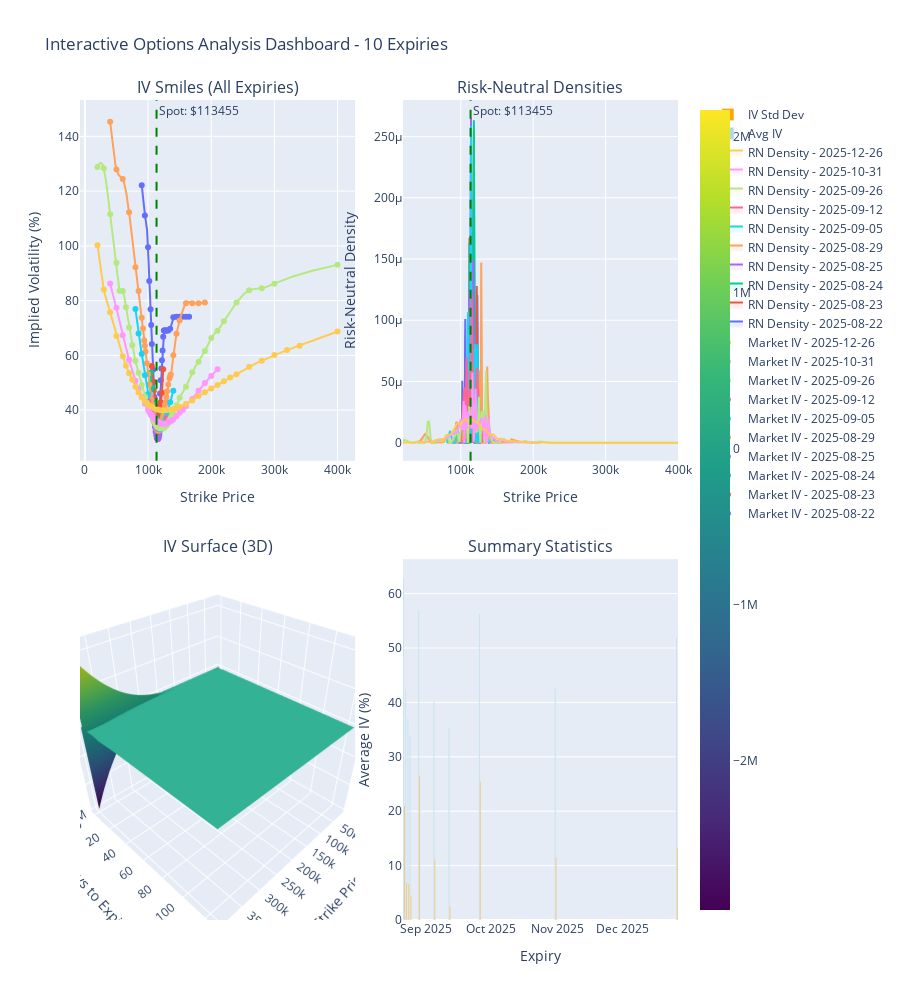
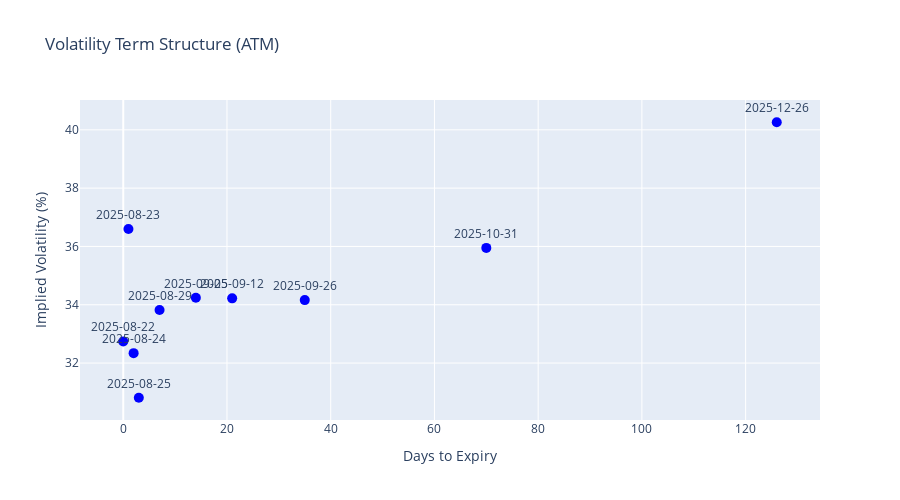

Write notebook code for charts like these, in order.
### Markdown cell above
# Options Risk-Neutral Density Analysis

This notebook implements the **Breeden-Litzenberger** methodology to extract risk-neutral probability distributions from options market data.

## Key Components:

1. **Data Collection**: Fetches options data from Deribit API
   - Gets implied volatilities for different strikes
   - Focuses on call options for a specific expiry

2. **Breeden-Litzenberger Algorithm**:
   - Interpolates the implied volatility smile
   - Converts IV to Black-Scholes call prices
   - Computes the second derivative of call prices with respect to strike
   - This gives the risk-neutral probability density

3. **Visualizations**:
   - IV smile plot showing market volatilities vs strikes
   - Risk-neutral density distribution
   - 3D visualization of the density surface

## Mathematical Foundation:
The Breeden-Litzenberger formula states that:
```
f(K) = e^(rT) * ∂²C/∂K²
```
Where:
- f(K) is the risk-neutral density at strike K
- C is the call option price
- r is the risk-free rate
- T is time to expiry

## Applications:
- Market sentiment analysis
- Tail risk assessment
- Model validation
- Volatility surface construction

### Code cell
# Interactive Plotly Dashboard
import plotly.graph_objects as go
from plotly.subplots import make_subplots
import plotly.express as px
from plotly.offline import init_notebook_mode
init_notebook_mode(connected=True)

def create_interactive_dashboard(results):
    """Create interactive Plotly dashboard for options analysis"""
    
    if not results:
        print("No analysis results available. Please run the main analysis first.")
        return
    
    print(f"Creating interactive dashboard with {len(results)} expiries...")
    
    # Create subplot with secondary y-axis
    fig = make_subplots(
        rows=2, cols=2,
        subplot_titles=('IV Smiles (All Expiries)', 'Risk-Neutral Densities', 
                       'IV Surface (3D)', 'Summary Statistics'),
        specs=[[{'type': 'scatter'}, {'type': 'scatter'}],
               [{'type': 'surface'}, {'type': 'bar'}]],
        vertical_spacing=0.12,
        horizontal_spacing=0.08
    )
    
    # Color palette for different expiries
    colors = px.colors.qualitative.Plotly
    
    # 1. IV Smiles for all expiries
    for i, result in enumerate(results):
        color = colors[i % len(colors)]
        
        # Market IV points
        fig.add_trace(
            go.Scatter(
                x=result['strikes'],
                y=result['ivs']*100,
                mode='markers',
                name=f"Market IV - {result['expiry_str'][:10]}",
                marker=dict(color=color, size=6),
                showlegend=True,
                hovertemplate=f"Expiry: {result['expiry_str']}<br>" +
                            "Strike: %{x:.0f}<br>" +
                            "IV: %{y:.1f}%<extra></extra>"
            ),
            row=1, col=1
        )
        
        # Interpolated IV curve
        iv_interp = CubicSpline(result['strikes'], result['ivs'], bc_type='natural')(result['K_dense'])
        fig.add_trace(
            go.Scatter(
                x=result['K_dense'],
                y=iv_interp*100,
                mode='lines',
                name=f"IV Curve - {result['expiry_str'][:10]}",
                line=dict(color=color, width=2),
                showlegend=False,
                hovertemplate=f"Expiry: {result['expiry_str']}<br>" +
                            "Strike: %{x:.0f}<br>" +
                            "IV: %{y:.1f}%<extra></extra>"
            ),
            row=1, col=1
        )
    
    # Add spot price line to IV plot
    if results:
        spot = results[0]['spot']
        fig.add_vline(x=spot, line_dash="dash", line_color="green", 
                     annotation_text=f"Spot: ${spot:.0f}", row=1, col=1)
    
    # 2. Risk-Neutral Densities
    for i, result in enumerate(results):
        color = colors[i % len(colors)]
        
        fig.add_trace(
            go.Scatter(
                x=result['K_dense'],
                y=result['rn_density'],
                mode='lines',
                name=f"RN Density - {result['expiry_str'][:10]}",
                line=dict(color=color, width=2),
                fill='tonexty' if i > 0 else 'tozeroy',
                fillcolor=f"rgba{tuple(list(px.colors.hex_to_rgb(color)) + [0.1])}",
                hovertemplate=f"Expiry: {result['expiry_str']}<br>" +
                            "Strike: %{x:.0f}<br>" +
                            "Density: %{y:.6f}<extra></extra>"
            ),
            row=1, col=2
        )
    
    # Add spot price line to density plot
    if results:
        fig.add_vline(x=spot, line_dash="dash", line_color="green", 
                     annotation_text=f"Spot: ${spot:.0f}", row=1, col=2)
    
    # 3. IV Surface (3D)
    if len(results) >= 2:
        # Prepare data for 3D surface
        expiry_days = []
        strike_grid = []
        iv_grid = []
        
        # Get common strike range
        min_strike = min([r['strikes'].min() for r in results])
        max_strike = max([r['strikes'].max() for r in results])
        common_strikes = np.linspace(min_strike, max_strike, 50)
        
        for result in results:
            # Calculate days to expiry (simplified)
            expiry_day = (result['expiry'] - results[0]['expiry']) / (1000 * 60 * 60 * 24)
            expiry_days.append(expiry_day)
            
            # Interpolate IV for common strikes
            iv_spline = CubicSpline(result['strikes'], result['ivs'], bc_type='natural')
            iv_values = iv_spline(common_strikes) * 100
            
            strike_grid.append(common_strikes)
            iv_grid.append(iv_values)
        
        # Convert to meshgrid format
        X, Y = np.meshgrid(common_strikes, expiry_days)
        Z = np.array(iv_grid)
        
        fig.add_trace(
            go.Surface(
                x=X,
                y=Y,
                z=Z,
                colorscale='Viridis',
                name='IV Surface',
                hovertemplate="Strike: %{x:.0f}<br>" +
                            "Days to Expiry: %{y:.1f}<br>" +
                            "IV: %{z:.1f}%<extra></extra>"
            ),
            row=2, col=1
        )
    
    # 4. Summary Statistics
    expiry_labels = [r['expiry_str'][:10] for r in results]
    avg_ivs = [r['ivs'].mean() * 100 for r in results]
    iv_ranges = [r['ivs'].std() * 100 for r in results]
    
    fig.add_trace(
        go.Bar(
            x=expiry_labels,
            y=avg_ivs,
            name='Avg IV',
            marker_color='lightblue',
            hovertemplate="Expiry: %{x}<br>" +
                        "Avg IV: %{y:.1f}%<extra></extra>"
        ),
        row=2, col=2
    )
    
    fig.add_trace(
        go.Bar(
            x=expiry_labels,
            y=iv_ranges,
            name='IV Std Dev',
            marker_color='orange',
            yaxis='y2',
            hovertemplate="Expiry: %{x}<br>" +
                        "IV Std: %{y:.1f}%<extra></extra>"
        ),
        row=2, col=2
    )
    
    # Update layout
    fig.update_layout(
        height=1000,
        title_text=f"Interactive Options Analysis Dashboard - {len(results)} Expiries",
        showlegend=True,
        legend=dict(x=1.05, y=1),
        font=dict(size=12)
    )
    
    # Update subplot titles and axes
    fig.update_xaxes(title_text="Strike Price", row=1, col=1)
    fig.update_yaxes(title_text="Implied Volatility (%)", row=1, col=1)
    
    fig.update_xaxes(title_text="Strike Price", row=1, col=2)
    fig.update_yaxes(title_text="Risk-Neutral Density", row=1, col=2)
    
    if len(results) >= 2:
        fig.update_layout(scene=dict(
            xaxis_title="Strike Price",
            yaxis_title="Days to Expiry",
            zaxis_title="Implied Volatility (%)"
        ))
    
    fig.update_xaxes(title_text="Expiry", row=2, col=2)
    fig.update_yaxes(title_text="Average IV (%)", row=2, col=2)
    
    return fig

# Create and display dashboard
if 'analysis_results' in globals():
    dashboard = create_interactive_dashboard(analysis_results)
    dashboard.show()
    
    # Additional analysis: Create volatility term structure
    print("\n📊 Creating Volatility Term Structure...")
    
    fig_term = go.Figure()
    
    for result in analysis_results:
        # Calculate ATM IV (closest to spot)
        spot = result['spot']
        atm_idx = np.argmin(np.abs(result['strikes'] - spot))
        atm_iv = result['ivs'][atm_idx] * 100
        
        # Calculate days to expiry
        days_to_expiry = (result['expiry'] - analysis_results[0]['expiry']) / (1000 * 60 * 60 * 24)
        
        fig_term.add_trace(go.Scatter(
            x=[days_to_expiry],
            y=[atm_iv],
            mode='markers+text',
            marker=dict(size=10, color='blue'),
            text=[result['expiry_str'][:10]],
            textposition='top center',
            name=f"ATM IV - {result['expiry_str'][:10]}",
            hovertemplate=f"Expiry: {result['expiry_str']}<br>" +
                        f"Days to Expiry: {days_to_expiry:.1f}<br>" +
                        f"ATM IV: {atm_iv:.1f}%<extra></extra>"
        ))
    
    fig_term.update_layout(
        title="Volatility Term Structure (ATM)",
        xaxis_title="Days to Expiry",
        yaxis_title="Implied Volatility (%)",
        height=500,
        showlegend=False
    )
    
    fig_term.show()
    
else:
    print("⚠️ No analysis results found. Please run the main analysis cell first.")

### Figure 1 — Plotly figure (JSON) as saved in the notebook; plotly's stock layout.template omitted (floating-point values rounded to 4 significant figures; data arrays with more than 128 entries replaced by an {"elided": "..."} marker saying what was removed)
{"data": [{"hovertemplate": "Expiry: 2025-08-22 10:00:00<br>Strike: %{x:.0f}<br>IV: %{y:.1f}%<extra></extra>", "marker": {"color": "#636EFA", "size": 6}, "mode": "markers", "name": "Market IV - 2025-08-22", "showlegend": true, "type": "scatter", "x": [90000.0, 95000.0, 100000.0, 102000.0, 104000.0, 105000.0, 106000.0, 108000.0, 109000.0, 110000.0, 111000.0, 112000.0, 113000.0, 114000.0, 115000.0, 116000.0, 117000.0, 118000.0, 119000.0, 120000.0, 121000.0, 122000.0, 123000.0, 124000.0, 125000.0, 126000.0, 127000.0, 128000.0, 129000.0, 130000.0, 132000.0, 135000.0, 140000.0, 145000.0, 150000.0, 155000.0, 160000.0, 165000.0], "xaxis": "x", "y": [122.1, 111.1, 99.48, 87.18, 76.88, 71.08, 64.13, 54.8, 50.28, 44.9, 40.25, 36.33, 32.74, 29.89, 29.94, 31.5, 35.49, 39.55, 46.04, 50.91, 55.2, 58.22, 61.8, 66.85, 69.05, 69.05, 69.05, 69.05, 69.05, 69.05, 69.05, 69.73, 73.91, 74.14, 74.14, 74.14, 74.14, 74.14], "yaxis": "y"}, {"hovertemplate": "Expiry: 2025-08-22 10:00:00<br>Strike: %{x:.0f}<br>IV: %{y:.1f}%<extra></extra>", "line": {"color": "#636EFA", "width": 2}, "mode": "lines", "name": "IV Curve - 2025-08-22", "showlegend": false, "type": "scatter", "x": {"elided": "200 float values"}, "xaxis": "x", "y": {"elided": "200 float values"}, "yaxis": "y"}, {"hovertemplate": "Expiry: 2025-08-23 10:00:00<br>Strike: %{x:.0f}<br>IV: %{y:.1f}%<extra></extra>", "marker": {"color": "#EF553B", "size": 6}, "mode": "markers", "name": "Market IV - 2025-08-23", "showlegend": true, "type": "scatter", "x": [106000.0, 108000.0, 109000.0, 110000.0, 111000.0, 112000.0, 113000.0, 114000.0, 115000.0, 116000.0, 117000.0, 118000.0, 119000.0, 120000.0, 122000.0, 124000.0], "xaxis": "x", "y": [56.14, 50.46, 47.12, 44.18, 41.17, 38.29, 36.6, 34.83, 34.66, 34.76, 36.09, 38.18, 41.75, 42.87, 46.36, 54.92], "yaxis": "y"}, {"hovertemplate": "Expiry: 2025-08-23 10:00:00<br>Strike: %{x:.0f}<br>IV: %{y:.1f}%<extra></extra>", "line": {"color": "#EF553B", "width": 2}, "mode": "lines", "name": "IV Curve - 2025-08-23", "showlegend": false, "type": "scatter", "x": {"elided": "200 float values"}, "xaxis": "x", "y": {"elided": "200 float values"}, "yaxis": "y"}, {"hovertemplate": "Expiry: 2025-08-24 10:00:00<br>Strike: %{x:.0f}<br>IV: %{y:.1f}%<extra></extra>", "marker": {"color": "#00CC96", "size": 6}, "mode": "markers", "name": "Market IV - 2025-08-24", "showlegend": true, "type": "scatter", "x": [104000.0, 106000.0, 108000.0, 109000.0, 110000.0, 111000.0, 112000.0, 113000.0, 114000.0, 115000.0, 116000.0, 117000.0, 118000.0, 120000.0, 122000.0], "xaxis": "x", "y": [53.62, 48.17, 42.67, 40.06, 37.68, 35.58, 33.67, 32.34, 31.2, 30.96, 30.88, 30.92, 31.93, 36.65, 39.19], "yaxis": "y"}, {"hovertemplate": "Expiry: 2025-08-24 10:00:00<br>Strike: %{x:.0f}<br>IV: %{y:.1f}%<extra></extra>", "line": {"color": "#00CC96", "width": 2}, "mode": "lines", "name": "IV Curve - 2025-08-24", "showlegend": false, "type": "scatter", "x": {"elided": "200 float values"}, "xaxis": "x", "y": {"elided": "200 float values"}, "yaxis": "y"}, {"hovertemplate": "Expiry: 2025-08-25 10:00:00<br>Strike: %{x:.0f}<br>IV: %{y:.1f}%<extra></extra>", "marker": {"color": "#AB63FA", "size": 6}, "mode": "markers", "name": "Market IV - 2025-08-25", "showlegend": true, "type": "scatter", "x": [106000.0, 108000.0, 109000.0, 110000.0, 111000.0, 112000.0, 113000.0, 114000.0, 115000.0, 116000.0, 117000.0, 118000.0, 120000.0, 122000.0], "xaxis": "x", "y": [44.94, 40.11, 37.96, 35.85, 33.82, 32.11, 30.81, 29.73, 29.46, 29.46, 29.94, 30.99, 33.74, 36.88], "yaxis": "y"}, {"hovertemplate": "Expiry: 2025-08-25 10:00:00<br>Strike: %{x:.0f}<br>IV: %{y:.1f}%<extra></extra>", "line": {"color": "#AB63FA", "width": 2}, "mode": "lines", "name": "IV Curve - 2025-08-25", "showlegend": false, "type": "scatter", "x": {"elided": "200 float values"}, "xaxis": "x", "y": {"elided": "200 float values"}, "yaxis": "y"}, {"hovertemplate": "Expiry: 2025-08-29 10:00:00<br>Strike: %{x:.0f}<br>IV: %{y:.1f}%<extra></extra>", "marker": {"color": "#FFA15A", "size": 6}, "mode": "markers", "name": "Market IV - 2025-08-29", "showlegend": true, "type": "scatter", "x": [40000.0, 50000.0, 60000.0, 70000.0, 80000.0, 85000.0, 90000.0, 92000.0, 94000.0, 95000.0, 96000.0, 98000.0, 100000.0, 102000.0, 104000.0, 105000.0, 106000.0, 108000.0, 110000.0, 111000.0, 112000.0, 113000.0, 114000.0, 115000.0, 116000.0, 117000.0, 118000.0, 119000.0, 120000.0, 121000.0, 122000.0, 123000.0, 124000.0, 125000.0, 126000.0, 127000.0, 128000.0, 129000.0, 130000.0, 132000.0, 134000.0, 135000.0, 136000.0, 140000.0, 145000.0, 150000.0, 160000.0, 170000.0, 180000.0, 190000.0], "xaxis": "x", "y": [145.3, 127.9, 124.4, 112.3, 92.2, 83.55, 73.77, 69.8, 65.43, 63.48, 61.39, 57.17, 53.19, 49.34, 45.8, 44.0, 42.27, 39.24, 36.55, 35.64, 34.57, 33.82, 33.06, 32.58, 32.57, 32.58, 32.62, 32.94, 33.76, 34.82, 36.02, 36.75, 37.76, 39.14, 40.57, 42.08, 42.96, 44.8, 46.93, 49.4, 51.66, 52.47, 53.02, 60.01, 67.95, 72.77, 79.09, 79.09, 79.09, 79.33], "yaxis": "y"}, {"hovertemplate": "Expiry: 2025-08-29 10:00:00<br>Strike: %{x:.0f}<br>IV: %{y:.1f}%<extra></extra>", "line": {"color": "#FFA15A", "width": 2}, "mode": "lines", "name": "IV Curve - 2025-08-29", "showlegend": false, "type": "scatter", "x": {"elided": "200 float values"}, "xaxis": "x", "y": {"elided": "200 float values"}, "yaxis": "y"}, {"hovertemplate": "Expiry: 2025-09-05 10:00:00<br>Strike: %{x:.0f}<br>IV: %{y:.1f}%<extra></extra>", "marker": {"color": "#19D3F3", "size": 6}, "mode": "markers", "name": "Market IV - 2025-09-05", "showlegend": true, "type": "scatter", "x": [80000.0, 85000.0, 90000.0, 95000.0, 100000.0, 105000.0, 108000.0, 110000.0, 111000.0, 112000.0, 113000.0, 114000.0, 115000.0, 116000.0, 117000.0, 118000.0, 119000.0, 120000.0, 121000.0, 122000.0, 123000.0, 124000.0, 125000.0, 126000.0, 128000.0, 130000.0, 135000.0, 140000.0], "xaxis": "x", "y": [76.95, 68.01, 60.53, 52.77, 45.89, 40.25, 37.67, 35.83, 35.37, 34.81, 34.24, 33.4, 33.29, 33.13, 33.15, 33.22, 33.02, 33.04, 33.28, 33.29, 33.54, 34.13, 34.78, 35.51, 36.91, 38.51, 42.87, 47.09], "yaxis": "y"}, {"hovertemplate": "Expiry: 2025-09-05 10:00:00<br>Strike: %{x:.0f}<br>IV: %{y:.1f}%<extra></extra>", "line": {"color": "#19D3F3", "width": 2}, "mode": "lines", "name": "IV Curve - 2025-09-05", "showlegend": false, "type": "scatter", "x": {"elided": "200 float values"}, "xaxis": "x", "y": {"elided": "200 float values"}, "yaxis": "y"}, {"hovertemplate": "Expiry: 2025-09-12 10:00:00<br>Strike: %{x:.0f}<br>IV: %{y:.1f}%<extra></extra>", "marker": {"color": "#FF6692", "size": 6}, "mode": "markers", "name": "Market IV - 2025-09-12", "showlegend": true, "type": "scatter", "x": [100000.0, 105000.0, 106000.0, 108000.0, 110000.0, 111000.0, 112000.0, 113000.0, 114000.0, 115000.0, 116000.0, 117000.0, 118000.0, 120000.0, 122000.0, 125000.0, 130000.0], "xaxis": "x", "y": [43.18, 38.84, 38.17, 36.78, 35.77, 35.27, 34.71, 34.22, 33.82, 33.47, 33.35, 33.37, 33.36, 33.38, 33.49, 34.43, 37.04], "yaxis": "y"}, {"hovertemplate": "Expiry: 2025-09-12 10:00:00<br>Strike: %{x:.0f}<br>IV: %{y:.1f}%<extra></extra>", "line": {"color": "#FF6692", "width": 2}, "mode": "lines", "name": "IV Curve - 2025-09-12", "showlegend": false, "type": "scatter", "x": {"elided": "200 float values"}, "xaxis": "x", "y": {"elided": "200 float values"}, "yaxis": "y"}, {"hovertemplate": "Expiry: 2025-09-26 10:00:00<br>Strike: %{x:.0f}<br>IV: %{y:.1f}%<extra></extra>", "marker": {"color": "#B6E880", "size": 6}, "mode": "markers", "name": "Market IV - 2025-09-26", "showlegend": true, "type": "scatter", "x": [20000.0, 30000.0, 40000.0, 50000.0, 55000.0, 60000.0, 65000.0, 70000.0, 75000.0, 80000.0, 85000.0, 90000.0, 95000.0, 98000.0, 100000.0, 105000.0, 108000.0, 110000.0, 112000.0, 114000.0, 115000.0, 116000.0, 118000.0, 120000.0, 122000.0, 124000.0, 125000.0, 126000.0, 128000.0, 130000.0, 132000.0, 134000.0, 135000.0, 136000.0, 138000.0, 140000.0, 145000.0, 150000.0, 160000.0, 170000.0, 180000.0, 190000.0, 200000.0, 210000.0, 220000.0, 240000.0, 260000.0, 280000.0, 300000.0, 400000.0], "xaxis": "x", "y": [128.8, 128.3, 111.5, 93.82, 83.6, 83.48, 77.55, 70.18, 63.66, 58.01, 53.69, 49.15, 44.88, 42.74, 41.25, 38.16, 36.64, 35.78, 34.84, 34.16, 33.85, 33.72, 33.36, 33.37, 33.37, 33.39, 33.44, 33.68, 34.09, 34.56, 35.6, 36.27, 36.54, 37.29, 38.12, 38.9, 41.81, 44.5, 48.55, 53.84, 57.72, 61.6, 66.32, 68.98, 72.44, 79.3, 83.79, 84.53, 86.21, 93.07], "yaxis": "y"}, {"hovertemplate": "Expiry: 2025-09-26 10:00:00<br>Strike: %{x:.0f}<br>IV: %{y:.1f}%<extra></extra>", "line": {"color": "#B6E880", "width": 2}, "mode": "lines", "name": "IV Curve - 2025-09-26", "showlegend": false, "type": "scatter", "x": {"elided": "200 float values"}, "xaxis": "x", "y": {"elided": "200 float values"}, "yaxis": "y"}, {"hovertemplate": "Expiry: 2025-10-31 09:00:00<br>Strike: %{x:.0f}<br>IV: %{y:.1f}%<extra></extra>", "marker": {"color": "#FF97FF", "size": 6}, "mode": "markers", "name": "Market IV - 2025-10-31", "showlegend": true, "type": "scatter", "x": [40000.0, 50000.0, 60000.0, 70000.0, 80000.0, 85000.0, 90000.0, 95000.0, 100000.0, 102000.0, 104000.0, 105000.0, 106000.0, 108000.0, 110000.0, 112000.0, 114000.0, 115000.0, 116000.0, 118000.0, 120000.0, 122000.0, 124000.0, 126000.0, 128000.0, 130000.0, 132000.0, 134000.0, 135000.0, 136000.0, 138000.0, 140000.0, 145000.0, 150000.0, 155000.0, 160000.0, 170000.0, 180000.0, 190000.0, 200000.0, 210000.0], "xaxis": "x", "y": [86.22, 77.43, 67.34, 58.34, 50.76, 47.59, 44.86, 42.38, 40.07, 39.31, 38.57, 38.27, 37.93, 37.38, 36.83, 36.36, 35.95, 35.73, 35.5, 35.29, 35.02, 35.02, 35.03, 35.03, 35.05, 35.2, 35.48, 35.75, 35.95, 36.09, 36.22, 36.57, 37.79, 39.03, 40.09, 41.4, 44.11, 47.13, 49.93, 52.51, 54.96], "yaxis": "y"}, {"hovertemplate": "Expiry: 2025-10-31 09:00:00<br>Strike: %{x:.0f}<br>IV: %{y:.1f}%<extra></extra>", "line": {"color": "#FF97FF", "width": 2}, "mode": "lines", "name": "IV Curve - 2025-10-31", "showlegend": false, "type": "scatter", "x": {"elided": "200 float values"}, "xaxis": "x", "y": {"elided": "200 float values"}, "yaxis": "y"}, {"hovertemplate": "Expiry: 2025-12-26 09:00:00<br>Strike: %{x:.0f}<br>IV: %{y:.1f}%<extra></extra>", "marker": {"color": "#FECB52", "size": 6}, "mode": "markers", "name": "Market IV - 2025-12-26", "showlegend": true, "type": "scatter", "x": [20000.0, 30000.0, 40000.0, 50000.0, 60000.0, 65000.0, 70000.0, 75000.0, 80000.0, 85000.0, 90000.0, 95000.0, 100000.0, 105000.0, 110000.0, 115000.0, 120000.0, 125000.0, 130000.0, 135000.0, 140000.0, 145000.0, 150000.0, 160000.0, 170000.0, 180000.0, 190000.0, 200000.0, 210000.0, 220000.0, 230000.0, 240000.0, 260000.0, 280000.0, 300000.0, 320000.0, 340000.0, 400000.0], "xaxis": "x", "y": [100.2, 84.03, 75.77, 67.07, 59.66, 56.22, 53.48, 51.13, 48.59, 46.48, 44.59, 43.09, 42.1, 41.29, 40.72, 40.26, 39.98, 39.91, 40.01, 40.16, 40.42, 40.7, 41.2, 42.29, 43.48, 45.15, 46.58, 47.91, 49.2, 50.58, 51.91, 53.12, 55.86, 58.07, 60.17, 61.94, 63.55, 68.72], "yaxis": "y"}, {"hovertemplate": "Expiry: 2025-12-26 09:00:00<br>Strike: %{x:.0f}<br>IV: %{y:.1f}%<extra></extra>", "line": {"color": "#FECB52", "width": 2}, "mode": "lines", "name": "IV Curve - 2025-12-26", "showlegend": false, "type": "scatter", "x": {"elided": "200 float values"}, "xaxis": "x", "y": {"elided": "200 float values"}, "yaxis": "y"}, {"fill": "tozeroy", "fillcolor": "rgba(99, 110, 250, 0.1)", "hovertemplate": "Expiry: 2025-08-22 10:00:00<br>Strike: %{x:.0f}<br>Density: %{y:.6f}<extra></extra>", "line": {"color": "#636EFA", "width": 2}, "mode": "lines", "name": "RN Density - 2025-08-22", "type": "scatter", "x": {"elided": "200 float values"}, "xaxis": "x2", "y": {"elided": "200 float values"}, "yaxis": "y2"}, {"fill": "tonexty", "fillcolor": "rgba(239, 85, 59, 0.1)", "hovertemplate": "Expiry: 2025-08-23 10:00:00<br>Strike: %{x:.0f}<br>Density: %{y:.6f}<extra></extra>", "line": {"color": "#EF553B", "width": 2}, "mode": "lines", "name": "RN Density - 2025-08-23", "type": "scatter", "x": {"elided": "200 float values"}, "xaxis": "x2", "y": {"elided": "200 float values"}, "yaxis": "y2"}, {"fill": "tonexty", "fillcolor": "rgba(0, 204, 150, 0.1)", "hovertemplate": "Expiry: 2025-08-24 10:00:00<br>Strike: %{x:.0f}<br>Density: %{y:.6f}<extra></extra>", "line": {"color": "#00CC96", "width": 2}, "mode": "lines", "name": "RN Density - 2025-08-24", "type": "scatter", "x": {"elided": "200 float values"}, "xaxis": "x2", "y": {"elided": "200 float values"}, "yaxis": "y2"}, {"fill": "tonexty", "fillcolor": "rgba(171, 99, 250, 0.1)", "hovertemplate": "Expiry: 2025-08-25 10:00:00<br>Strike: %{x:.0f}<br>Density: %{y:.6f}<extra></extra>", "line": {"color": "#AB63FA", "width": 2}, "mode": "lines", "name": "RN Density - 2025-08-25", "type": "scatter", "x": {"elided": "200 float values"}, "xaxis": "x2", "y": {"elided": "200 float values"}, "yaxis": "y2"}, {"fill": "tonexty", "fillcolor": "rgba(255, 161, 90, 0.1)", "hovertemplate": "Expiry: 2025-08-29 10:00:00<br>Strike: %{x:.0f}<br>Density: %{y:.6f}<extra></extra>", "line": {"color": "#FFA15A", "width": 2}, "mode": "lines", "name": "RN Density - 2025-08-29", "type": "scatter", "x": {"elided": "200 float values"}, "xaxis": "x2", "y": {"elided": "200 float values"}, "yaxis": "y2"}, {"fill": "tonexty", "fillcolor": "rgba(25, 211, 243, 0.1)", "hovertemplate": "Expiry: 2025-09-05 10:00:00<br>Strike: %{x:.0f}<br>Density: %{y:.6f}<extra></extra>", "line": {"color": "#19D3F3", "width": 2}, "mode": "lines", "name": "RN Density - 2025-09-05", "type": "scatter", "x": {"elided": "200 float values"}, "xaxis": "x2", "y": {"elided": "200 float values"}, "yaxis": "y2"}, {"fill": "tonexty", "fillcolor": "rgba(255, 102, 146, 0.1)", "hovertemplate": "Expiry: 2025-09-12 10:00:00<br>Strike: %{x:.0f}<br>Density: %{y:.6f}<extra></extra>", "line": {"color": "#FF6692", "width": 2}, "mode": "lines", "name": "RN Density - 2025-09-12", "type": "scatter", "x": {"elided": "200 float values"}, "xaxis": "x2", "y": {"elided": "200 float values"}, "yaxis": "y2"}, {"fill": "tonexty", "fillcolor": "rgba(182, 232, 128, 0.1)", "hovertemplate": "Expiry: 2025-09-26 10:00:00<br>Strike: %{x:.0f}<br>Density: %{y:.6f}<extra></extra>", "line": {"color": "#B6E880", "width": 2}, "mode": "lines", "name": "RN Density - 2025-09-26", "type": "scatter", "x": {"elided": "200 float values"}, "xaxis": "x2", "y": {"elided": "200 float values"}, "yaxis": "y2"}, {"fill": "tonexty", "fillcolor": "rgba(255, 151, 255, 0.1)", "hovertemplate": "Expiry: 2025-10-31 09:00:00<br>Strike: %{x:.0f}<br>Density: %{y:.6f}<extra></extra>", "line": {"color": "#FF97FF", "width": 2}, "mode": "lines", "name": "RN Density - 2025-10-31", "type": "scatter", "x": {"elided": "200 float values"}, "xaxis": "x2", "y": {"elided": "200 float values"}, "yaxis": "y2"}, {"fill": "tonexty", "fillcolor": "rgba(254, 203, 82, 0.1)", "hovertemplate": "Expiry: 2025-12-26 09:00:00<br>Strike: %{x:.0f}<br>Density: %{y:.6f}<extra></extra>", "line": {"color": "#FECB52", "width": 2}, "mode": "lines", "name": "RN Density - 2025-12-26", "type": "scatter", "x": {"elided": "200 float values"}, "xaxis": "x2", "y": {"elided": "200 float values"}, "yaxis": "y2"}, {"colorscale": [[0, "#440154"], [0.1111, "#482878"], [0.2222, "#3e4989"], [0.3333, "#31688e"], [0.4444, "#26828e"], [0.5556, "#1f9e89"], [0.6667, "#35b779"], [0.7778, "#6ece58"], [0.8889, "#b5de2b"], [1, "#fde725"]], "hovertemplate": "Strike: %{x:.0f}<br>Days to Expiry: %{y:.1f}<br>IV: %{z:.1f}%<extra></extra>", "name": "IV Surface", "scene": "scene", "type": "surface", "x": {"elided": "10x50 float values"}, "y": {"elided": "10x50 float values"}, "z": {"elided": "10x50 float values"}}, {"hovertemplate": "Expiry: %{x}<br>Avg IV: %{y:.1f}%<extra></extra>", "marker": {"color": "lightblue"}, "name": "Avg IV", "type": "bar", "x": ["2025-08-22", "2025-08-23", "2025-08-24", "2025-08-25", "2025-08-29", "2025-09-05", "2025-09-12", "2025-09-26", "2025-10-31", "2025-12-26"], "xaxis": "x3", "y": [63.01, 42.4, 37.03, 33.99, 56.94, 40.16, 35.45, 56.25, 42.82, 51.99], "yaxis": "y3"}, {"hovertemplate": "Expiry: %{x}<br>IV Std: %{y:.1f}%<extra></extra>", "marker": {"color": "orange"}, "name": "IV Std Dev", "type": "bar", "x": ["2025-08-22", "2025-08-23", "2025-08-24", "2025-08-25", "2025-08-29", "2025-09-05", "2025-09-12", "2025-09-26", "2025-10-31", "2025-12-26"], "xaxis": "x3", "y": [20.99, 6.789, 6.598, 4.498, 26.56, 11.15, 2.589, 25.46, 11.49, 13.31], "yaxis": "y3"}], "layout": {"annotations": [{"font": {"size": 16}, "showarrow": false, "text": "IV Smiles (All Expiries)", "x": 0.23, "xanchor": "center", "xref": "paper", "y": 1, "yanchor": "bottom", "yref": "paper"}, {"font": {"size": 16}, "showarrow": false, "text": "Risk-Neutral Densities", "x": 0.77, "xanchor": "center", "xref": "paper", "y": 1, "yanchor": "bottom", "yref": "paper"}, {"font": {"size": 16}, "showarrow": false, "text": "IV Surface (3D)", "x": 0.23, "xanchor": "center", "xref": "paper", "y": 0.44, "yanchor": "bottom", "yref": "paper"}, {"font": {"size": 16}, "showarrow": false, "text": "Summary Statistics", "x": 0.77, "xanchor": "center", "xref": "paper", "y": 0.44, "yanchor": "bottom", "yref": "paper"}, {"showarrow": false, "text": "Spot: $113455", "x": 113500.0, "xanchor": "left", "xref": "x", "y": 1, "yanchor": "top", "yref": "y domain"}, {"showarrow": false, "text": "Spot: $113455", "x": 113500.0, "xanchor": "left", "xref": "x2", "y": 1, "yanchor": "top", "yref": "y2 domain"}], "font": {"size": 12}, "height": 1000, "legend": {"x": 1.05, "y": 1}, "scene": {"domain": {"x": [0, 0.46], "y": [0, 0.44]}, "xaxis": {"title": {"text": "Strike Price"}}, "yaxis": {"title": {"text": "Days to Expiry"}}, "zaxis": {"title": {"text": "Implied Volatility (%)"}}}, "shapes": [{"line": {"color": "green", "dash": "dash"}, "type": "line", "x0": 113500.0, "x1": 113500.0, "xref": "x", "y0": 0, "y1": 1, "yref": "y domain"}, {"line": {"color": "green", "dash": "dash"}, "type": "line", "x0": 113500.0, "x1": 113500.0, "xref": "x2", "y0": 0, "y1": 1, "yref": "y2 domain"}], "showlegend": true, "title": {"text": "Interactive Options Analysis Dashboard - 10 Expiries"}, "xaxis": {"anchor": "y", "domain": [0, 0.46], "title": {"text": "Strike Price"}}, "xaxis2": {"anchor": "y2", "domain": [0.54, 1], "title": {"text": "Strike Price"}}, "xaxis3": {"anchor": "y3", "domain": [0.54, 1], "title": {"text": "Expiry"}}, "yaxis": {"anchor": "x", "domain": [0.56, 1], "title": {"text": "Implied Volatility (%)"}}, "yaxis2": {"anchor": "x2", "domain": [0.56, 1], "title": {"text": "Risk-Neutral Density"}}, "yaxis3": {"anchor": "x3", "domain": [0, 0.44], "title": {"text": "Average IV (%)"}}}}

### Figure 2 — Plotly figure (JSON) as saved in the notebook; plotly's stock layout.template omitted (floating-point values rounded to 4 significant figures)
{"data": [{"hovertemplate": "Expiry: 2025-08-22 10:00:00<br>Days to Expiry: 0.0<br>ATM IV: 32.7%<extra></extra>", "marker": {"color": "blue", "size": 10}, "mode": "markers+text", "name": "ATM IV - 2025-08-22", "text": ["2025-08-22"], "textposition": "top center", "type": "scatter", "x": [0], "y": [32.74]}, {"hovertemplate": "Expiry: 2025-08-23 10:00:00<br>Days to Expiry: 1.0<br>ATM IV: 36.6%<extra></extra>", "marker": {"color": "blue", "size": 10}, "mode": "markers+text", "name": "ATM IV - 2025-08-23", "text": ["2025-08-23"], "textposition": "top center", "type": "scatter", "x": [1], "y": [36.6]}, {"hovertemplate": "Expiry: 2025-08-24 10:00:00<br>Days to Expiry: 2.0<br>ATM IV: 32.3%<extra></extra>", "marker": {"color": "blue", "size": 10}, "mode": "markers+text", "name": "ATM IV - 2025-08-24", "text": ["2025-08-24"], "textposition": "top center", "type": "scatter", "x": [2], "y": [32.34]}, {"hovertemplate": "Expiry: 2025-08-25 10:00:00<br>Days to Expiry: 3.0<br>ATM IV: 30.8%<extra></extra>", "marker": {"color": "blue", "size": 10}, "mode": "markers+text", "name": "ATM IV - 2025-08-25", "text": ["2025-08-25"], "textposition": "top center", "type": "scatter", "x": [3], "y": [30.81]}, {"hovertemplate": "Expiry: 2025-08-29 10:00:00<br>Days to Expiry: 7.0<br>ATM IV: 33.8%<extra></extra>", "marker": {"color": "blue", "size": 10}, "mode": "markers+text", "name": "ATM IV - 2025-08-29", "text": ["2025-08-29"], "textposition": "top center", "type": "scatter", "x": [7], "y": [33.82]}, {"hovertemplate": "Expiry: 2025-09-05 10:00:00<br>Days to Expiry: 14.0<br>ATM IV: 34.2%<extra></extra>", "marker": {"color": "blue", "size": 10}, "mode": "markers+text", "name": "ATM IV - 2025-09-05", "text": ["2025-09-05"], "textposition": "top center", "type": "scatter", "x": [14], "y": [34.24]}, {"hovertemplate": "Expiry: 2025-09-12 10:00:00<br>Days to Expiry: 21.0<br>ATM IV: 34.2%<extra></extra>", "marker": {"color": "blue", "size": 10}, "mode": "markers+text", "name": "ATM IV - 2025-09-12", "text": ["2025-09-12"], "textposition": "top center", "type": "scatter", "x": [21], "y": [34.22]}, {"hovertemplate": "Expiry: 2025-09-26 10:00:00<br>Days to Expiry: 35.0<br>ATM IV: 34.2%<extra></extra>", "marker": {"color": "blue", "size": 10}, "mode": "markers+text", "name": "ATM IV - 2025-09-26", "text": ["2025-09-26"], "textposition": "top center", "type": "scatter", "x": [35], "y": [34.16]}, {"hovertemplate": "Expiry: 2025-10-31 09:00:00<br>Days to Expiry: 70.0<br>ATM IV: 36.0%<extra></extra>", "marker": {"color": "blue", "size": 10}, "mode": "markers+text", "name": "ATM IV - 2025-10-31", "text": ["2025-10-31"], "textposition": "top center", "type": "scatter", "x": [70], "y": [35.95]}, {"hovertemplate": "Expiry: 2025-12-26 09:00:00<br>Days to Expiry: 126.0<br>ATM IV: 40.3%<extra></extra>", "marker": {"color": "blue", "size": 10}, "mode": "markers+text", "name": "ATM IV - 2025-12-26", "text": ["2025-12-26"], "textposition": "top center", "type": "scatter", "x": [126], "y": [40.26]}], "layout": {"height": 500, "showlegend": false, "title": {"text": "Volatility Term Structure (ATM)"}, "xaxis": {"title": {"text": "Days to Expiry"}}, "yaxis": {"title": {"text": "Implied Volatility (%)"}}}}
